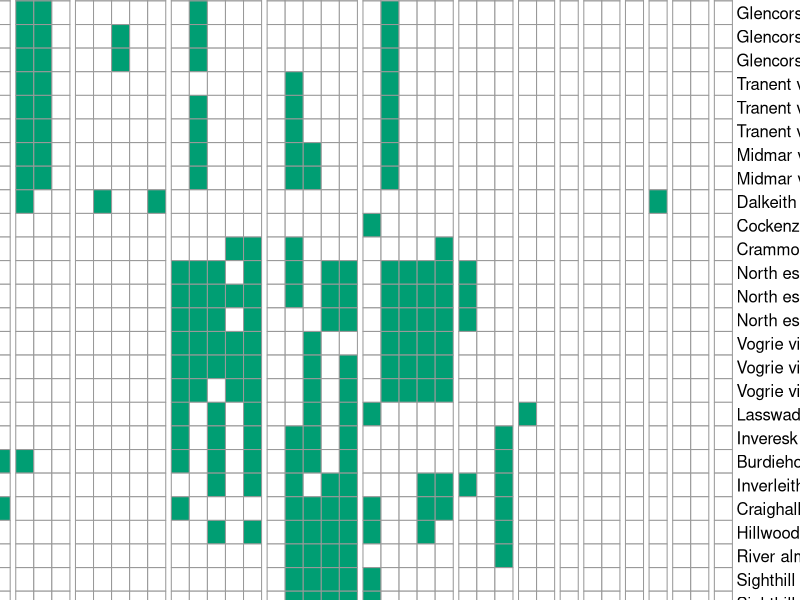
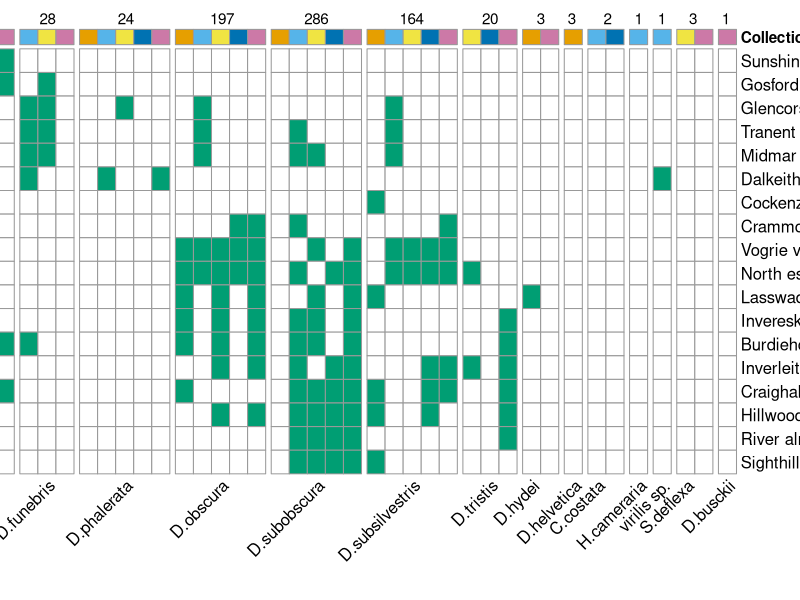

Recreate these plots in R, in order.
#################################################
## Heatmep of newly-described virus host range ##
#################################################

##Dec 2020
##Megan A. Wallace

##packages
#install.packages('pheatmap')
library(pheatmap)
library(dplyr)
library(grid)

##importing data
read.csv(file = "novel_viruses_host_range_matrix_binary_minimal.csv", 
         header = TRUE, row.names = "species_collection", stringsAsFactors = FALSE, strip.white = TRUE)->host_range_dat
host_range_dat$species<-factor(host_range_dat$species, levels = c("imm","mel","fun","pha","obs","sub","sil","tri","hyd","hel","chy","cam","vir","def","bus"))
host_range_dat$collection<-factor(host_range_dat$collection, levels = c("SO16","DJ","JO17","AJ18","JO18"))
host_range_dat<-host_range_dat %>% arrange(species,collection)

##turning the binary cols to numeric in a loop
for (i in 3:32) {
  host_range_dat[,i]<-as.numeric(host_range_dat[,i])
}

##making a version of the data where the segmented viruses are combined into a single results column
#combined
host_range_dat_comb_seg<-host_range_dat

#tranent
host_range_dat_comb_seg$tranent<-rowSums(host_range_dat_comb_seg[,grep("tranent_", colnames(host_range_dat_comb_seg))])
host_range_dat_comb_seg$tranent[host_range_dat_comb_seg$tranent > 0] <- 1
#sighthill
host_range_dat_comb_seg$sighthill<-rowSums(host_range_dat_comb_seg[,grep("sighthill_", colnames(host_range_dat_comb_seg))])
host_range_dat_comb_seg$sighthill[host_range_dat_comb_seg$sighthill > 0] <- 1
#vogrie
host_range_dat_comb_seg$vogrie<-rowSums(host_range_dat_comb_seg[,grep("vogrie_", colnames(host_range_dat_comb_seg))])
host_range_dat_comb_seg$vogrie[host_range_dat_comb_seg$vogrie > 0] <- 1
#north_esk
host_range_dat_comb_seg$north_esk<-rowSums(host_range_dat_comb_seg[,grep("north_esk_", colnames(host_range_dat_comb_seg))])
host_range_dat_comb_seg$north_esk[host_range_dat_comb_seg$north_esk > 0] <- 1
#midmar
host_range_dat_comb_seg$midmar<-rowSums(host_range_dat_comb_seg[,grep("midmar_", colnames(host_range_dat_comb_seg))])
host_range_dat_comb_seg$midmar[host_range_dat_comb_seg$midmar > 0] <- 1
#glencorse_burn
host_range_dat_comb_seg$glencorse_burn<-rowSums(host_range_dat_comb_seg[,grep("glencorse_", colnames(host_range_dat_comb_seg))])
host_range_dat_comb_seg$glencorse_burn[host_range_dat_comb_seg$glencorse_burn > 0] <- 1

#converting to a numeric matrix, and transposing
host_range_mat<-t(as.matrix(host_range_dat[,3:32]))
host_range_mat_comb_seg<-t(as.matrix(host_range_dat_comb_seg[,c(3,4,13:21,32,34:39)]))

#Setting up the annotations for collection
collection_col_annotations <- data.frame(Collection = host_range_dat$collection)
row.names(collection_col_annotations) <- colnames(host_range_mat)

collection_col_annotations$Collection<-ifelse(collection_col_annotations$Collection == "SO16","Sep - Oct '16",
                                              ifelse(collection_col_annotations$Collection == "DJ", "Dec '16 - Jun '17",
                                                     ifelse(collection_col_annotations$Collection == "JO17", "Jul - Oct '17",
                                                            ifelse(collection_col_annotations$Collection == "AJ18", "Apr - Jun '18",
                                                                   ifelse(collection_col_annotations$Collection == "JO18", "Jul - Oct '18", no = "missing")
                                                                   )
                                                            )
                                                     )
                                              )

collection_col_annotations_comb_seg <- data.frame(Collection = host_range_dat_comb_seg$collection)
row.names(collection_col_annotations_comb_seg) <- colnames(host_range_mat_comb_seg)

collection_col_annotations_comb_seg$Collection<-ifelse(collection_col_annotations_comb_seg$Collection == "SO16","Sep - Oct '16",
                                              ifelse(collection_col_annotations_comb_seg$Collection == "DJ", "Dec '16 - Jun '17",
                                                     ifelse(collection_col_annotations_comb_seg$Collection == "JO17", "Jul - Oct '17",
                                                            ifelse(collection_col_annotations_comb_seg$Collection == "AJ18", "Apr - Jun '18",
                                                                   ifelse(collection_col_annotations_comb_seg$Collection == "JO18", "Jul - Oct '18", no = "missing")
                                                            )
                                                     )
                                              )
)

#Setting up the annotations for virus group, orders taken from 2019 release of ICTV
virus_order_row_annotations <- data.frame(Order = c("Mononegavirales","Bunyavirales","Bunyavirales","Bunyavirales","Reovirales","Reovirales","Reovirales","Bunyavirales","Bunyavirales","Bunyavirales","Mononegavirales","Picornavirales","Jingchuvirales","Martellivirales","Jingchuvirales","Martellivirales","Martellivirales","Ghabrivirales","Ghabrivirales","Nodamuvirales","Nodamuvirales","Reovirales","Reovirales","Reovirales","Reovirales","Reovirales","Bunyavirales","Bunyavirales","Bunyavirales","Wolframvirales"),Genome = c("ssRNA (-)","ssRNA (-)","ssRNA (-)","ssRNA (-)","dsRNA","dsRNA","dsRNA","ssRNA (-)","ssRNA (-)","ssRNA (-)","ssRNA (-)","ssRNA (+)","ssRNA (-)","ssRNA (+)","ssRNA (-)","ssRNA (+)","ssRNA (+)","dsRNA","dsRNA","ssRNA (+)","ssRNA (+)","dsRNA","dsRNA","dsRNA","dsRNA","dsRNA","ssRNA (-)","ssRNA (-)","ssRNA (-)","ssRNA (+)"))
row.names(virus_order_row_annotations) <- rownames(host_range_mat)

#Setting up the annotations for virus group, combined segments plot
virus_order_row_annotations_comb_seg <- data.frame(Order = c("Mononegavirales","Bunyavirales","Mononegavirales","Picornavirales","Jingchuvirales","Martellivirales","Jingchuvirales","Martellivirales","Martellivirales","Ghabrivirales","Ghabrivirales","Wolframvirales","Bunyavirales","Bunyavirales","Reovirales","Bunyavirales","Nodamuvirales","Reovirales"), Genome = c("ssRNA (-)","ssRNA (-)","ssRNA (-)","ssRNA (+)","ssRNA (-)","ssRNA (+)","ssRNA (-)","ssRNA (+)","ssRNA (+)","dsRNA","dsRNA","ssRNA (+)","ssRNA (-)","ssRNA (-)","dsRNA","ssRNA (-)","ssRNA (+)","dsRNA"))
row.names(virus_order_row_annotations_comb_seg) <- rownames(host_range_mat_comb_seg)

cbPalette <- c("#999999", "#E69F00", "#56B4E9", "#009E73", "#F0E442", "#0072B2", "#D55E00", "#CC79A7")

ann_colours<-list(Collection = c("Sep - Oct '16"="#E69F00", "Dec '16 - Jun '17"="#56B4E9","Jul - Oct '17"="#F0E442", "Apr - Jun '18"="#0072B2","Jul - Oct '18"="#CC79A7"), Order = c("Mononegavirales"="#004949","Bunyavirales"="#009292","Picornavirales"="#ff6db6","Jingchuvirales"="#ffb6db","Martellivirales"="#490092", "Ghabrivirales"="#006ddb","Wolframvirales"="#b66dff","Reovirales"="#6db6ff","Nodamuvirales"="#b6dbff"), Genome = c("ssRNA (+)"="#920000","ssRNA (-)"="#924900","dsRNA"="#db6d00"))

#longer colour-blind pallette
pal <- c("#000000","#004949","#009292","#ff6db6","#ffb6db",
         "#490092","#006ddb","#b66dff","#6db6ff","#b6dbff",
         "#920000","#924900","#db6d00","#24ff24","#ffff6d")

virus_labels<-c("Inveresk virus","Sunshine virus","Lasswade virus","Cockenzie virus","Burdiehouse burn virus","Crammond virus","Dalkeith virus","River almond virus","Hillwood park virus","Craighall virus","Inverleith virus","Gosford virus","Tranent virus","Sighthill virus","Vogrie virus","North esk virus","Midmar virus","Glencorse burn virus")

virus_seg_labels<-c("Inveresk virus","Sunshine virus","Sighthill virus (L)","Sighthill virus (M)","Vogrie virus (1)","Vogrie virus (5)","Vogrie virus (2)","Tranent virus (L)","Tranent virus (M)","Tranent virus (S)","Lasswade virus","Cockenzie virus","Burdiehouse burn virus","Crammond virus","Dalkeith virus","River almond virus","Hillwood park virus","Craighall virus","Inverleith virus","Midmar virus (1)","Midmar virus (2)","Glencorse burn virus (1)","Glencorse burn virus (2)","Glencorse burn virus (3)","Glencorse burn virus (4)","Glencorse burn virus (5)","North esk virus (L)","North esk virus (M)","North esk virus (S)","Gosford virus")

#With all segments separate
pheatmap(host_range_mat,scale = "none", 
         color = c("white","#009E73"), legend = FALSE, cluster_cols = FALSE, gaps_col = c(5,9,12,17,22,27,32,35,37,38,40,41,42,44), annotation_col = collection_col_annotations,annotation_row = virus_order_row_annotations, annotation_colors = ann_colours,labels_col = c("","","D.immigrans","","","","D.melanogaster","","","","D.funebris","","","","D.phalerata","","","","","D.obscura","","","","","D.subobscura","","","","","D.subsilvestris","","","","D.tristis","","D.hydei","","D.helvetica","C.costata","","H.cameraria","virilis sp.","S.deflexa","","D.busckii"), angle_col = "45", fontsize_col = 12, labels_row = virus_seg_labels, fontsize = 10, fontsize_row = 12, border_color = "grey60",cellwidth = 13, cellheight = 17)

downViewport("col_annotation.3-3-3-3")
grid.text(c("No. of flies",1333,161,28,24,197,286,164,20,3,3,2,1,1,3,1), x = c(-0.05, 0.051, 0.15, 0.226, 0.314, 0.422, 0.528, 0.635, 0.723, 0.780, 0.815, 0.855, 0.89, 0.916, 0.951, 0.988), y = rep.int(1.3, times = 16), gp = gpar(fontsize=11), vjust = 0.2, hjust = 0.5)

#With segments combined into viruses
pheatmap(host_range_mat_comb_seg, scale = "none",
         color = c("white","#009E73"), legend = FALSE, cluster_cols = FALSE,gaps_col = c(5,9,12,17,22,27,32,35,37,38,40,41,42,44),annotation_col = collection_col_annotations_comb_seg,annotation_row = virus_order_row_annotations_comb_seg, annotation_colors = ann_colours, labels_col = c("","","D.immigrans","","","","D.melanogaster","","","","D.funebris","","","","D.phalerata","","","","","D.obscura","","","","","D.subobscura","","","","","D.subsilvestris","","","","D.tristis","","D.hydei","","D.helvetica","C.costata","","H.cameraria","virilis sp.","S.deflexa","","D.busckii"), angle_col = "45", fontsize_col = 12, labels_row = virus_labels, fontsize = 11, fontsize_row = 12, border_color = "grey60",cellwidth = 13, cellheight = 17)

downViewport("col_annotation.3-3-3-3")
grid.text(c("No. of flies",1333,161,28,24,197,286,164,20,3,3,2,1,1,3,1), x = c(-0.05, 0.051, 0.15, 0.226, 0.314, 0.422, 0.528, 0.635, 0.723, 0.780, 0.815, 0.855, 0.89, 0.916, 0.951, 0.988), y = rep.int(1.3, times = 16), gp = gpar(fontsize=11), vjust = 0.2, hjust = 0.5)
